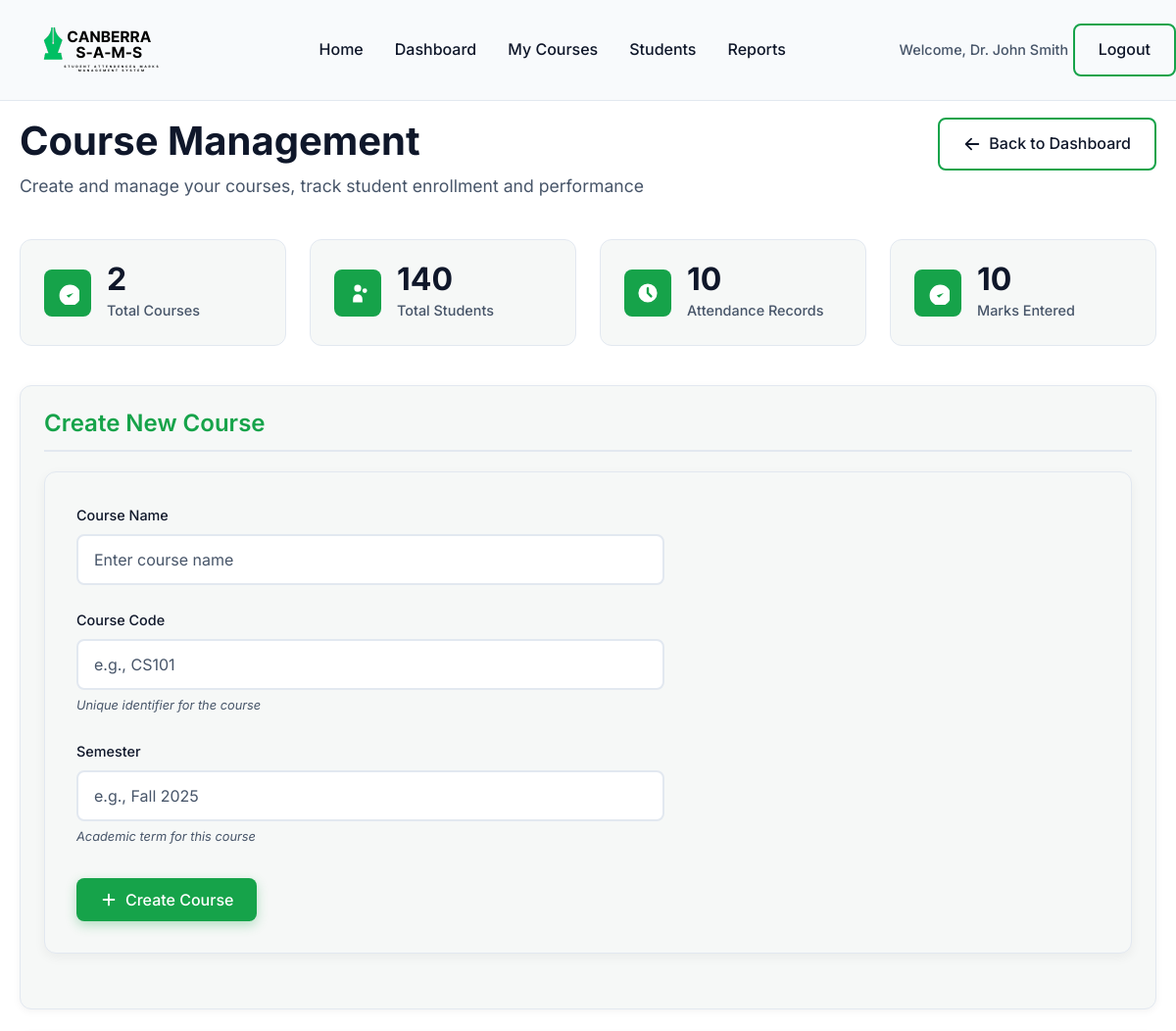
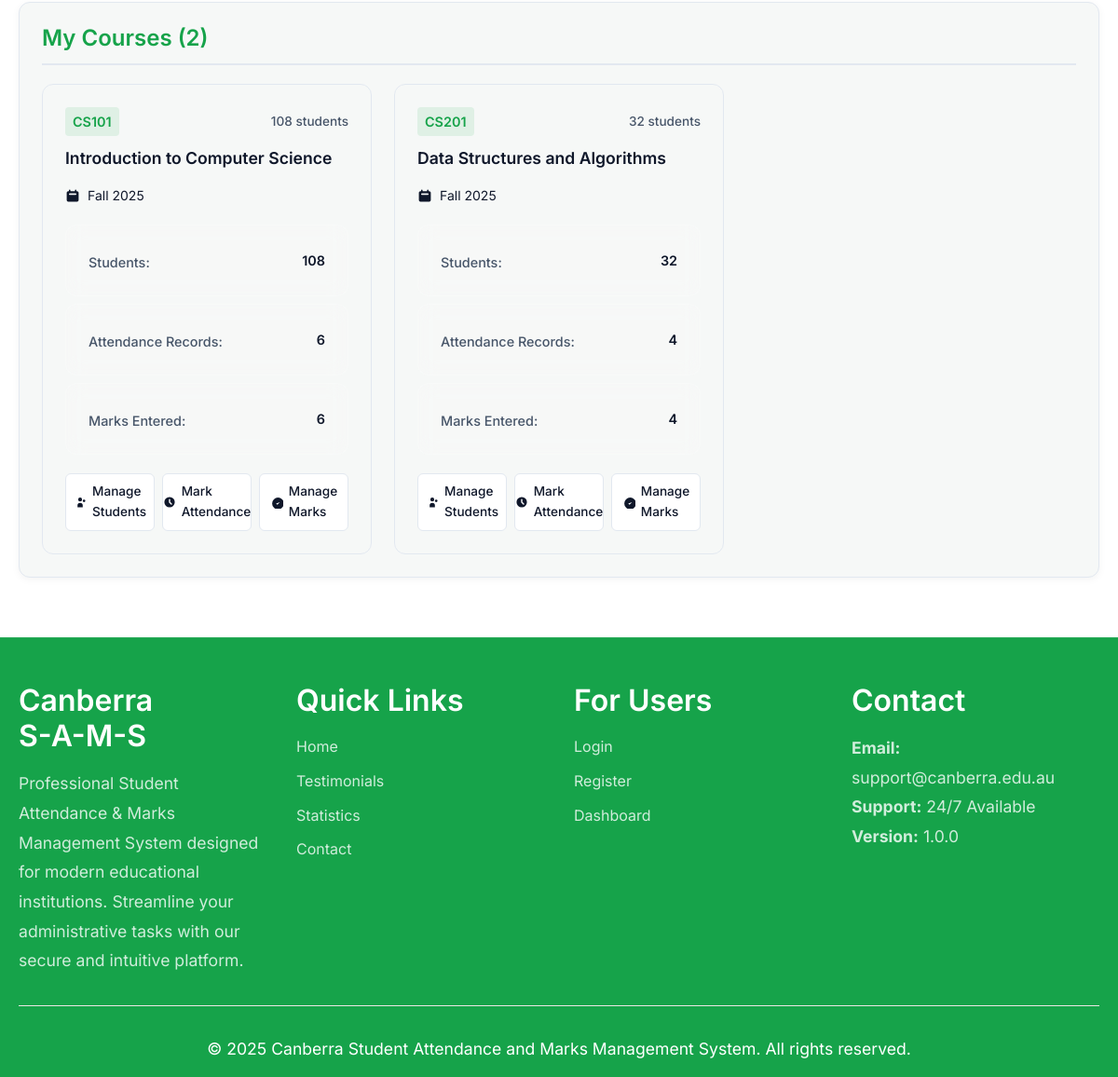
Screenshot of /courses.php (signed in) with the database file from the repository (2 pictures, top to bottom).
### tables this page shows
CREATE TABLE courses (
    course_id INT AUTO_INCREMENT PRIMARY KEY,
    course_name VARCHAR(255) NOT NULL,
    course_code VARCHAR(20) UNIQUE NOT NULL,
    semester VARCHAR(50) NOT NULL,
    lecturer_id INT NOT NULL,
    created_at TIMESTAMP DEFAULT CURRENT_TIMESTAMP,
    FOREIGN KEY (lecturer_id) REFERENCES users(user_id) ON DELETE CASCADE
);

### courses.php (the view, shortened to what this page needs)
<?php
require_once 'includes/header.php';
$user = current_user();
try {
    $stmt = $pdo->prepare("
        SELECT c.*,
               COUNT(e.student_id) as enrolled_students,
               COUNT(DISTINCT a.attendance_id) as attendance_records,
               COUNT(DISTINCT m.mark_id) as marks_entered
        FROM courses c
        LEFT JOIN enrollments e ON c.course_id = e.course_id
        LEFT JOIN attendance a ON c.course_id = a.course_id
        LEFT JOIN marks m ON c.course_id = m.course_id
        WHERE c.lecturer_id = ?
        GROUP BY c.course_id
        ORDER BY c.created_at DESC
    ");
    $stmt->execute([$user['user_id']]);
    $courses = $stmt->fetchAll();
} catch (Exception $e) {
    $courses = [];
    $error = 'Error loading courses.';
}
$total_courses = count($courses);
$total_students = array_sum(array_column($courses, 'enrolled_students'));
$total_attendance_records = array_sum(array_column($courses, 'attendance_records'));
$total_marks = array_sum(array_column($courses, 'marks_entered'));
?>
<div class="dashboard-container">
    <div class="dashboard-header">
        <div class="welcome-section">
            <h1>Course Management</h1>
            <p>Create and manage your courses, track student enrollment and performance</p>
        </div>
        <div class="dashboard-actions">
            <a href="dashboard.php" class="btn btn-secondary">
                <svg viewBox="0 0 20 20" fill="currentColor">
                    <path fill-rule="evenodd" d="M9.707 16.707a1 1 0 01-1.414 0l-6-6a1 1 0 010-1.414l6-6a1 1 0 011.414 1.414L5.414 9H17a1 1 0 110 2H5.414l4.293 4.293a1 1 0 010 1.414z" clip-rule="evenodd" />
                </svg>
                Back to Dashboard
            </a>
        </div>
    </div>
    <div class="dashboard-stats">
        <div class="stat-card">
            <div class="stat-icon">
                <svg viewBox="0 0 20 20" fill="currentColor">
                    <path d="M9 12l2 2 4-4m6 2a9 9 0 11-18 0 9 9 0 0118 0z" />
                </svg>
            </div>
            <div class="stat-content">
                <div class="stat-number"><?php echo $total_courses; ?></div>
                <div class="stat-label">Total Courses</div>
            </div>
        </div>
        <div class="stat-card">
            <div class="stat-icon">
                <svg viewBox="0 0 20 20" fill="currentColor">
                    <path d="M13 6a3 3 0 11-6 0 3 3 0 016 0zM18 8a2 2 0 11-4 0 2 2 0 014 0zM14 15a4 4 0 00-8 0v3h8v-3z" />
                </svg>
            </div>
            <div class="stat-content">
                <div class="stat-number"><?php echo $total_students; ?></div>
                <div class="stat-label">Total Students</div>
            </div>
        </div>
        <div class="stat-card">
            <div class="stat-icon">
                <svg viewBox="0 0 20 20" fill="currentColor">
                    <path fill-rule="evenodd" d="M10 18a8 8 0 100-16 8 8 0 000 16zm1-12a1 1 0 10-2 0v4a1 1 0 00.293.707l2.828 2.829a1 1 0 101.415-1.415L11 9.586V6z" clip-rule="evenodd" />
                </svg>
            </div>
            <div class="stat-content">
                <div class="stat-number"><?php echo $total_attendance_records; ?></div>
                <div class="stat-label">Attendance Records</div>
            </div>
        </div>
        <div class="stat-card">
            <div class="stat-icon">
                <svg viewBox="0 0 20 20" fill="currentColor">
                    <path d="M9 12l2 2 4-4m6 2a9 9 0 11-18 0 9 9 0 0118 0z" />
                </svg>
            </div>
            <div class="stat-content">
                <div class="stat-number"><?php echo $total_marks; ?></div>
                <div class="stat-label">Marks Entered</div>
            </div>
        </div>
    </div>
    <div class="dashboard-section">
        <div class="section-header">
            <h2>Create New Course</h2>
        </div>
        <div class="course-form-container">
            <form method="POST" class="course-form">
                <div class="form-group">
                    <label for="course_name">Course Name</label>
                    <input type="text" id="course_name" name="course_name" required
                           placeholder="Enter course name"
                           value="<?php echo htmlspecialchars($_POST['course_name'] ?? ''); ?>">
                </div>
                <div class="form-group">
                    <label for="course_code">Course Code</label>
                    <input type="text" id="course_code" name="course_code" required
                           placeholder="e.g., CS101"
                           value="<?php echo htmlspecialchars($_POST['course_code'] ?? ''); ?>">
                    <small>Unique identifier for the course</small>
                </div>
                <div class="form-group">
                    <label for="semester">Semester</label>
                    <input type="text" id="semester" name="semester" required
                           placeholder="e.g., Fall 2025"
                           value="<?php echo htmlspecialchars($_POST['semester'] ?? ''); ?>">
                    <small>Academic term for this course</small>
                </div>
                <div class="form-actions">
                    <button type="submit" class="btn btn-primary">
                        <svg viewBox="0 0 20 20" fill="currentColor">
                            <path fill-rule="evenodd" d="M10 3a1 1 0 011 1v5h5a1 1 0 110 2h-5v5a1 1 0 11-2 0v-5H4a1 1 0 110-2h5V4a1 1 0 011-1z" clip-rule="evenodd" />
                        </svg>
                        Create Course
                    </button>
                </div>
            </form>
        </div>
    </div>
    <div class="dashboard-section">
        <div class="section-header">
            <h2>My Courses (<?php echo $total_courses; ?>)</h2>
        </div>
        <?php if (empty($courses)): ?>
            <div class="empty-state">
                <div class="empty-icon">
                    <svg viewBox="0 0 20 20" fill="currentColor">
                        <path d="M9 12l2 2 4-4m6 2a9 9 0 11-18 0 9 9 0 0118 0z" />
                    </svg>
                </div>
                <h3>No Courses Yet</h3>
                <p>Create your first course to get started with managing students and tracking attendance.</p>
            </div>
        <?php else: ?>
            <div class="courses-grid">
                <?php foreach ($courses as $course): ?>
                    <div class="course-card">
                        <div class="course-header">
                            <div class="course-code"><?php echo htmlspecialchars($course['course_code']); ?></div>
                            <div class="course-students"><?php echo $course['enrolled_students']; ?> students</div>
                        </div>
                        <div class="course-title"><?php echo htmlspecialchars($course['course_name']); ?></div>
                        <div class="course-meta">
                            <div class="course-date">
                                <svg viewBox="0 0 20 20" fill="currentColor">
                                    <path fill-rule="evenodd" d="M6 2a1 1 0 00-1 1v1H4a2 2 0 00-2 2v10a2 2 0 002 2h12a2 2 0 002-2V6a2 2 0 00-2-2h-1V3a1 1 0 10-2 0v1H7V3a1 1 0 00-1-1zm0 5a1 1 0 000 2h8a1 1 0 100-2H6z" clip-rule="evenodd" />
                                </svg>
                                <?php echo htmlspecialchars($course['semester']); ?>
                            </div>
                        </div>
                        <div class="course-stats">
                            <div class="stat-item">
                                <span class="stat-label">Students:</span>
                                <span class="stat-value"><?php echo $course['enrolled_students']; ?></span>
                            </div>
                            <div class="stat-item">
                                <span class="stat-label">Attendance Records:</span>
                                <span class="stat-value"><?php echo $course['attendance_records']; ?></span>
                            </div>
                            <div class="stat-item">
                                <span class="stat-label">Marks Entered:</span>
                                <span class="stat-value"><?php echo $course['marks_entered']; ?></span>
                            </div>
                        </div>
                        <div class="course-actions">
                            <a href="students.php?course_id=<?php echo $course['course_id']; ?>" class="action-btn">
                                <svg viewBox="0 0 20 20" fill="currentColor">
                                    <path d="M13 6a3 3 0 11-6 0 3 3 0 016 0zM18 8a2 2 0 11-4 0 2 2 0 014 0zM14 15a4 4 0 00-8 0v3h8v-3z" />
                                </svg>
                                Manage Students
                            </a>
                            <a href="attendance.php?course_id=<?php echo $course['course_id']; ?>" class="action-btn">
                                <svg viewBox="0 0 20 20" fill="currentColor">
                                    <path fill-rule="evenodd" d="M10 18a8 8 0 100-16 8 8 0 000 16zm1-12a1 1 0 10-2 0v4a1 1 0 00.293.707l2.828 2.829a1 1 0 101.415-1.415L11 9.586V6z" clip-rule="evenodd" />
                                </svg>
                                Mark Attendance
                            </a>
                            <a href="marks.php?course_id=<?php echo $course['course_id']; ?>" class="action-btn">
                                <svg viewBox="0 0 20 20" fill="currentColor">
                                    <path d="M9 12l2 2 4-4m6 2a9 9 0 11-18 0 9 9 0 0118 0z" />
                                </svg>
                                Manage Marks
                            </a>
                        </div>
                    </div>
                <?php endforeach; ?>
            </div>
        <?php endif; ?>
    </div>
</div>
<?php require_once 'includes/footer.php'; ?>

### rows the page displays
courses: course_code "CS101", enrolled_students "108", course_name "Introduction to Computer Science", semester "Fall 2025", attendance_records "6", marks_entered "6"
courses: course_code "CS201", enrolled_students "32", course_name "Data Structures and Algorithms", semester "Fall 2025", attendance_records "4", marks_entered "4"

### other values shown
$user['name'] "Dr. John Smith"
$total_courses "2"
$total_students "140"
$total_attendance_records "10"
$total_marks "10"
